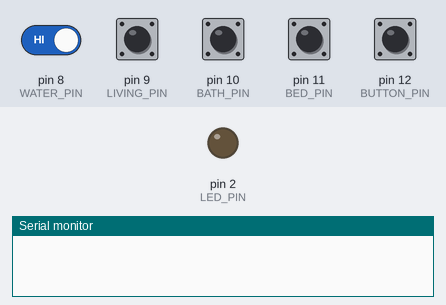
Simulated run of this sketch. Board: Arduino Mega 2560, built with avr-gcc and run on an emulated ATmega2560. Shown: output pins drawn as LEDs (lit = HIGH), the last lines printed to the serial monitor. Dashed ring = blinking. Inputs (shaded band) come from the test bench; at power-on: pin 8 (WATER_PIN), pin 9 (LIVING_PIN), pin 10 (BATH_PIN), pin 11 (BED_PIN), pin 12 (BUTTON_PIN) HIGH.

Above: at 1.2 s.
1.3 s: pin 12 (BUTTON_PIN) pulled LOW for 0.15 s
At 2.0 s:
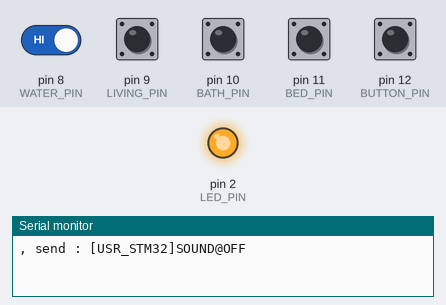
2.9 s: pin 8 (WATER_PIN) driven LOW
At 3.7 s:
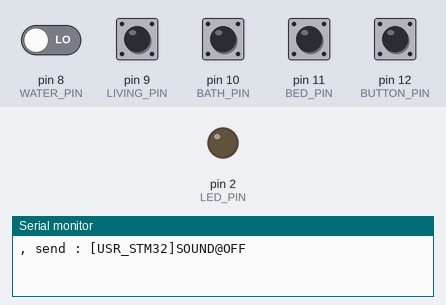
4.4 s: pin 12 (BUTTON_PIN) pulled LOW for 1 s
At 6.8 s:
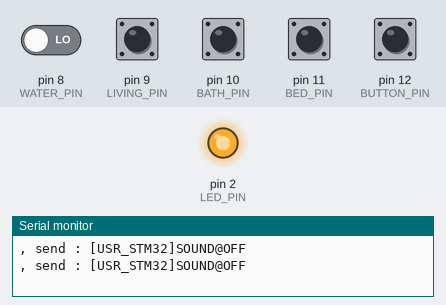
8.4 s: pin 9 (LIVING_PIN) pulsed LOW 2 times (0.12 s each, 0.3 s apart)
At 8.61 s:
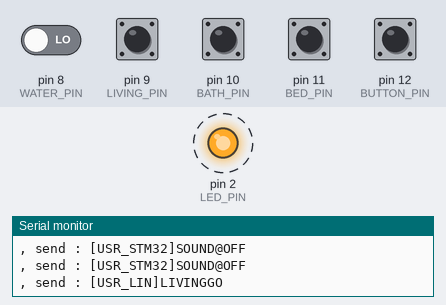
10.5 s: pin 10 (BATH_PIN) pulsed LOW 5 times (0.12 s each, 0.3 s apart)
At 12.4 s:
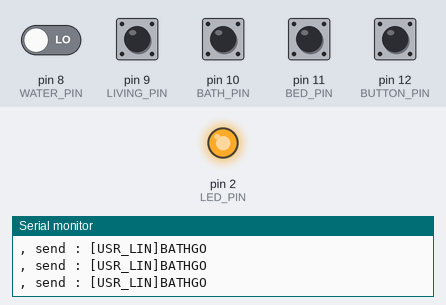
Timing chart, 0 to 13.9 s (numbered marks = the images above; inputs shaded):
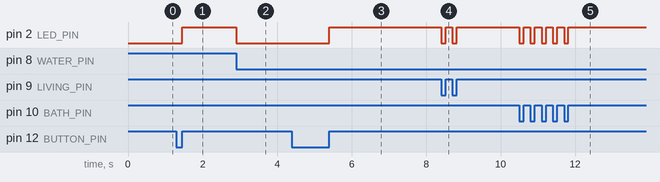

The sketch:

button_cnt.ino
```cpp
#define DEBUG
#define DEBUG_WIFI
#define AP_SSID "embA"
#define AP_PASS "embA1234"
#define SERVER_NAME "10.10.141.73"
#define SERVER_PORT 5000
#define LOGID "USR_ARD"

#define BUTTON_PIN 12
#define BED_PIN 11
#define BATH_PIN 10
#define LIVING_PIN 9
#define WATER_PIN 8
#define LED_PIN 2

#define CMD_SIZE 50
#define ARR_CNT 5

#include <TimerOne.h>
#include <avr/pgmspace.h>

char sendBuf[CMD_SIZE];
bool timerIsrFlag = false;
bool buttonPrev = LOW;
bool buttonBPrev = LOW;
bool buttonLPrev = LOW;
bool buttonWPrev = LOW;
bool buttonEPrev = LOW;

unsigned int secCount;
int sensorTime;

// ✅ MEGA는 하드웨어 시리얼 사용!

void setup() {
  pinMode(LED_PIN, OUTPUT);
  pinMode(BUTTON_PIN, INPUT);
  pinMode(BATH_PIN, INPUT);
  pinMode(LIVING_PIN, INPUT);
  pinMode(WATER_PIN, INPUT);
  pinMode(BED_PIN, INPUT);

  Serial.begin(115200);  // 시리얼 모니터용
  Serial1.begin(38400);  // ESP8266과 연결 (TX1=18, RX1=19)

  Timer1.initialize(1000000);
  Timer1.attachInterrupt(timerIsr);  // 매 1초마다 인터럽트 발생


  buttonPrev = digitalRead(BUTTON_PIN);
  buttonBPrev = digitalRead(BATH_PIN);
  buttonLPrev = digitalRead(LIVING_PIN);
  buttonWPrev = digitalRead(WATER_PIN);
  buttonEPrev = digitalRead(BED_PIN);

}

void loop() {
  static bool wasConnected = false;

  if (timerIsrFlag) {
    timerIsrFlag = false;
  }
  socketEvent();
}

void socketEvent() {
  bool buttonNow = digitalRead(BUTTON_PIN);
  bool buttonBNow = digitalRead(BATH_PIN);
  bool buttonLNow = digitalRead(LIVING_PIN);
  bool buttonWNow = digitalRead(WATER_PIN);
  bool buttonENow = digitalRead(BED_PIN);

  // HIGH로 바뀌는 순간 → 버튼 눌림
  if (buttonPrev == LOW && buttonNow == HIGH) {
    digitalWrite(LED_PIN, HIGH);  // LED 켜기
    sprintf(sendBuf, "[USR_STM32]SOUND@OFF\n");
    Serial1.print(sendBuf);
    //client.write(sendBuf, strlen(sendBuf));

#ifdef DEBUG
    Serial.print(", send : ");
    Serial.print(sendBuf);
#endif
  }

  if (buttonBPrev == LOW && buttonBNow == HIGH) {
    digitalWrite(LED_PIN, HIGH);  // LED 켜기
    sprintf(sendBuf, "[USR_LIN]BATHGO\n");
    Serial1.print(sendBuf);
    //client.write(sendBuf, strlen(sendBuf));

#ifdef DEBUG
    Serial.print(", send : ");
    Serial.print(sendBuf);
#endif
  }

  if (buttonLPrev == LOW && buttonLNow == HIGH) {
    digitalWrite(LED_PIN, HIGH);  // LED 켜기
    sprintf(sendBuf, "[USR_LIN]LIVINGGO\n");
    Serial1.print(sendBuf);
    //client.write(sendBuf, strlen(sendBuf));

#ifdef DEBUG
    Serial.print(", send : ");
    Serial.print(sendBuf);
#endif
  }

  if (buttonWPrev == LOW && buttonWNow == HIGH) {
    digitalWrite(LED_PIN, HIGH);  // LED 켜기
    sprintf(sendBuf, "[USR_LIN]WATERGO\n");
    Serial1.print(sendBuf);
    // client.write(sendBuf, strlen(sendBuf));

#ifdef DEBUG
    Serial.print(", send : ");
    Serial.print(sendBuf);
#endif
  }

  if (buttonEPrev == LOW && buttonENow == HIGH) {
    digitalWrite(LED_PIN, HIGH);  // LED 켜기
    sprintf(sendBuf, "[USR_LIN]BEDGO\n");
    Serial1.print(sendBuf);
    // client.write(sendBuf, strlen(sendBuf));

#ifdef DEBUG
    Serial.print(", send : ");
    Serial.print(sendBuf);
#endif
  }

  // 버튼에서 손 뗐을 때 (HIGH → LOW)
  if (buttonPrev == HIGH && buttonNow == LOW) {
    digitalWrite(LED_PIN, LOW);  // LED 끄기
  }
  if (buttonBPrev == HIGH && buttonBNow == LOW) {
    digitalWrite(LED_PIN, LOW);  // LED 끄기
  }
  if (buttonLPrev == HIGH && buttonLNow == LOW) {
    digitalWrite(LED_PIN, LOW);  // LED 끄기
  }
  if (buttonWPrev == HIGH && buttonWNow == LOW) {
    digitalWrite(LED_PIN, LOW);  // LED 끄기
  }
  if (buttonEPrev == HIGH && buttonENow == LOW) {
    digitalWrite(LED_PIN, LOW);  // LED 끄기
  }

  buttonPrev  = buttonNow;
  buttonBPrev = buttonBNow;
  buttonLPrev = buttonLNow;
  buttonWPrev = buttonWNow;
  buttonEPrev = buttonENow;


}


void timerIsr() {
  timerIsrFlag = true;
  secCount++;
}

// void wifi_Setup() {
//   // ✅ MEGA에선 SoftwareSerial 안 쓰고 Serial1 사용!
//   WiFi.init(&Serial1);
//   server_Connect();

//   // 연결 성공 여부 출력
//   while (WiFi.status() != WL_CONNECTED) {
// #ifdef DEBUG_WIFI
//     Serial.print("Attempting to connect to WPA SSID: ");
//     Serial.println(AP_SSID);
// #endif
//     WiFi.begin(AP_SSID, AP_PASS);
//     delay(1000);
//   }

// #ifdef DEBUG_WIFI
//   Serial.println("You're connected to the network");
//   printWifiStatus();
// #endif
// }

// int server_Connect() {
// #ifdef DEBUG_WIFI
//   Serial.println("Starting connection to server...");
// #endif

//   if (client.connect(SERVER_NAME, SERVER_PORT)) {
// #ifdef DEBUG_WIFI
//     Serial.println("Connected to server");
// #endif
//     client.print(LOGID);
//   } else {
// #ifdef DEBUG_WIFI
//     Serial.println("server connection failure");
// #endif
//   }
// }

// void printWifiStatus() {
//   Serial.print("SSID: ");
//   Serial.println(WiFi.SSID());

//   IPAddress ip = WiFi.localIP();
//   Serial.print("IP Address: ");
//   Serial.println(ip);

//   long rssi = WiFi.RSSI();
//   Serial.print("Signal strength (RSSI):");
//   Serial.print(rssi);
//   Serial.println(" dBm");
// }
```

Measured:
- after the input at 1.3 s, pin 2 (LED_PIN): LOW → HIGH after 0.15 s
- after the input at 2.9 s, pin 2 (LED_PIN): HIGH → LOW at once
- after the input at 4.4 s, pin 2 (LED_PIN): LOW → HIGH after 1.0 s
- after the input at 8.4 s, pin 2 (LED_PIN): alternates HIGH for 0.18 s and LOW for 0.12 s, 4 changes in all, then stays HIGH, starting at once
- after the input at 10.5 s, pin 2 (LED_PIN): alternates HIGH for 0.18 s and LOW for 0.12 s, 10 changes in all, then stays HIGH, starting at once
